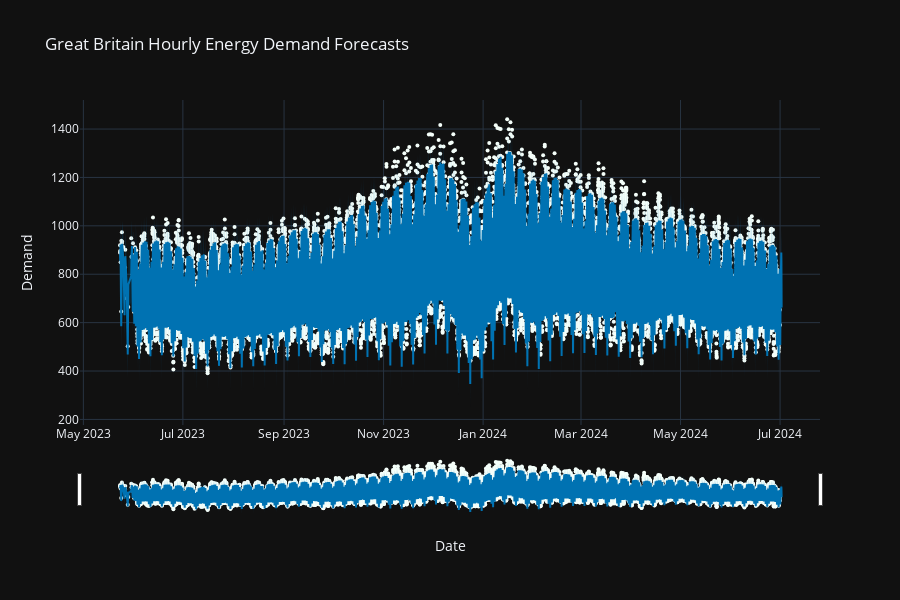

Source (notebook cell):
### Code cell
# Plot the forecasts
fig = plot_plotly(m, fcst)

# Customize layout for better visualization
fig.update_layout(
    title="Great Britain Hourly Energy Demand Forecasts",
    xaxis_title="Date",
    yaxis_title="Demand",
    template="plotly_dark",  # Dark theme
    yaxis=dict(
        autorange=True,
        fixedrange=False
    ),
    xaxis=dict(
        rangeselector=dict(visible=False)  # Disable timeframe buttons
    )
)

# Update scatter plot markers for demand values to be white
fig.update_traces(
    marker=dict(color="mintcream"),
    selector=dict(mode="markers", type="scatter")
)

### Figure 1 — Plotly figure (JSON) as saved in the notebook; plotly's stock layout.template omitted (floating-point values rounded to 4 significant figures; data arrays with more than 128 entries replaced by an {"elided": "..."} marker saying what was removed)
{"data": [{"marker": {"color": "mintcream", "size": 4}, "mode": "markers", "name": "Actual", "type": "scatter", "x": {"elided": "9285 str values"}, "y": {"elided": "9285 float values"}}, {"hoverinfo": "skip", "line": {"width": 0}, "mode": "lines", "type": "scatter", "x": {"elided": "9308 str values"}, "y": {"elided": "9308 float values"}}, {"fill": "tonexty", "fillcolor": "rgba(0, 114, 178, 0.2)", "line": {"color": "#0072B2", "width": 2}, "mode": "lines", "name": "Predicted", "type": "scatter", "x": {"elided": "9308 str values"}, "y": {"elided": "9308 float values"}}, {"fill": "tonexty", "fillcolor": "rgba(0, 114, 178, 0.2)", "hoverinfo": "skip", "line": {"width": 0}, "mode": "lines", "type": "scatter", "x": {"elided": "9308 str values"}, "y": {"elided": "9308 float values"}}], "layout": {"height": 600, "showlegend": false, "title": {"text": "Great Britain Hourly Energy Demand Forecasts"}, "width": 900, "xaxis": {"rangeselector": {"buttons": [{"count": 7, "label": "1w", "step": "day", "stepmode": "backward"}, {"count": 1, "label": "1m", "step": "month", "stepmode": "backward"}, {"count": 6, "label": "6m", "step": "month", "stepmode": "backward"}, {"count": 1, "label": "1y", "step": "year", "stepmode": "backward"}, {"step": "all"}], "visible": false}, "rangeslider": {"visible": true}, "title": {"text": "Date"}, "type": "date"}, "yaxis": {"autorange": true, "fixedrange": false, "title": {"text": "Demand"}}}}
